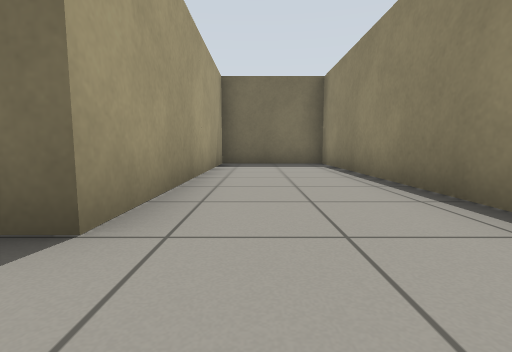
[1] (above)

18 first-person views from a walk through a world built for the Gazebo simulator. The camera is 0.5 m above the floor, tilts 6° down and sees 85° across. The floor is counted in squares, 1 m on a side. Each view is taken from the middle of a square. On the plan, view 1 faces up. The plan holds only what a view shows up to about 9 squares ahead; the rest is blank.

[2]
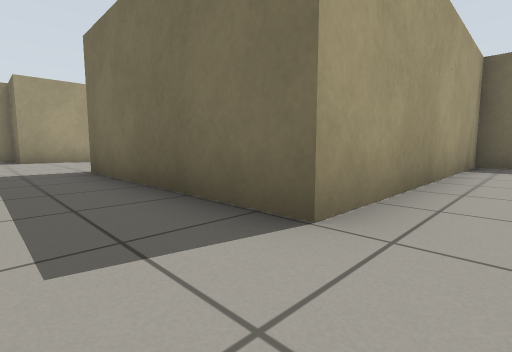

[3]
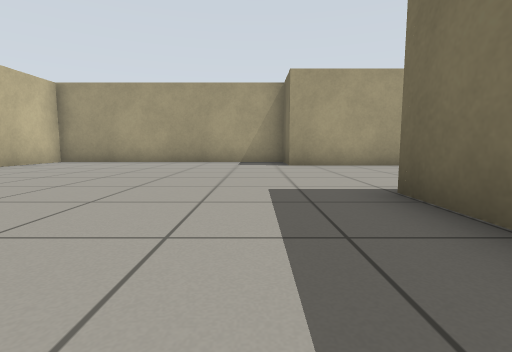

[4]
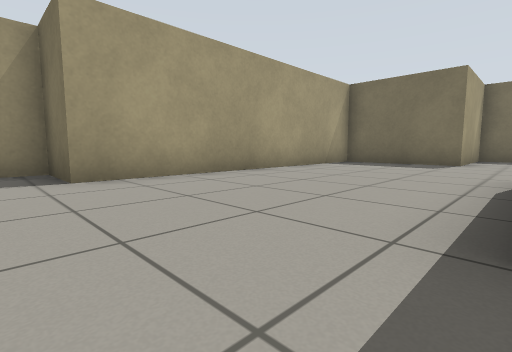

[5]
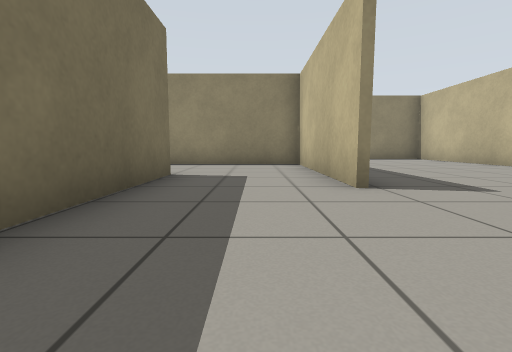

[6]
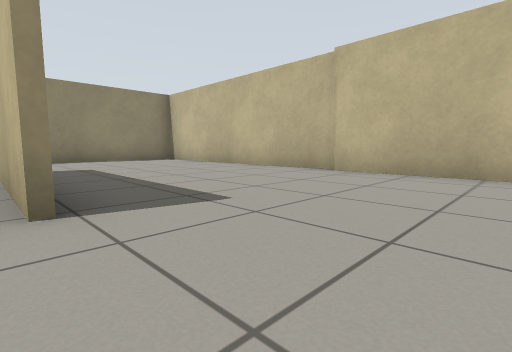

[7]
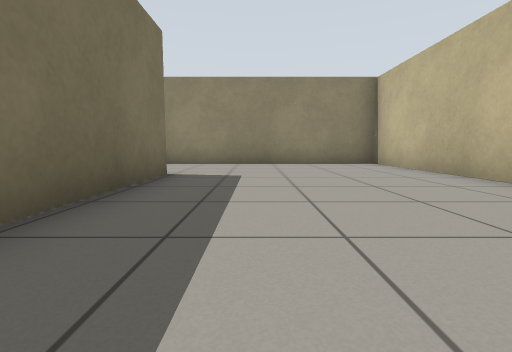

[8]
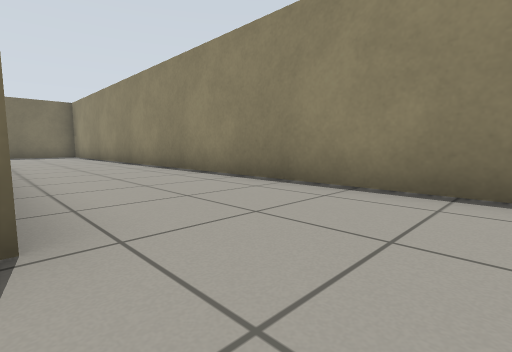

[9]
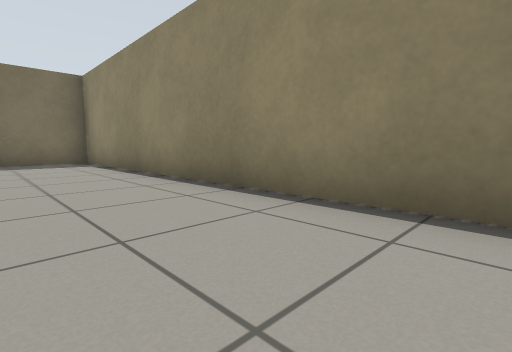

[10]
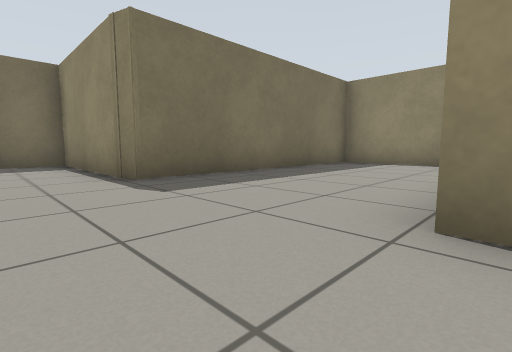

[11]
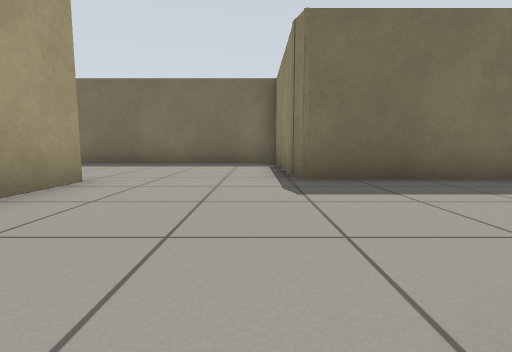

[12]
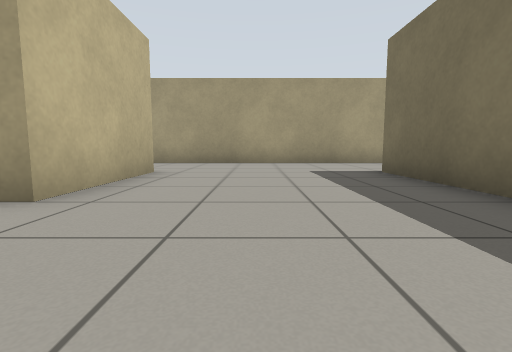

[13]
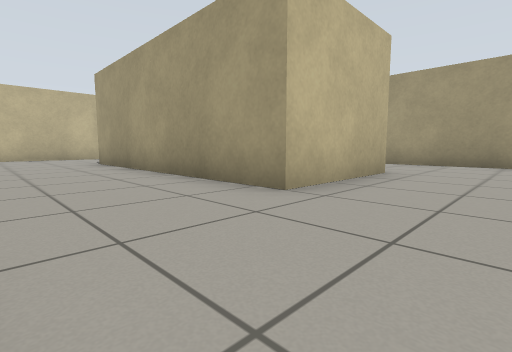

[14]
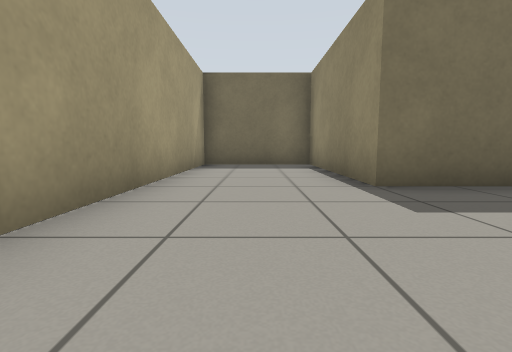

[15]
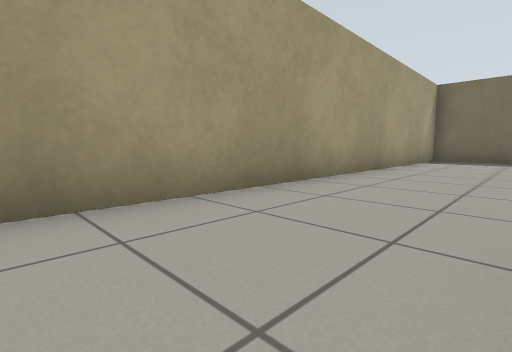

[16]
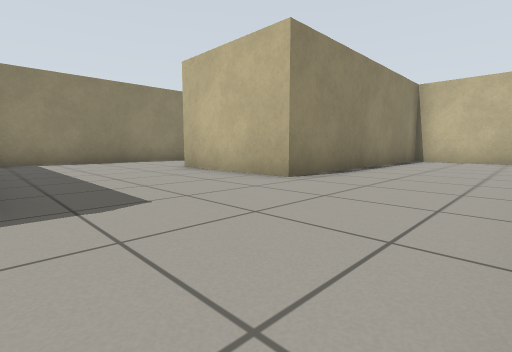

[17]
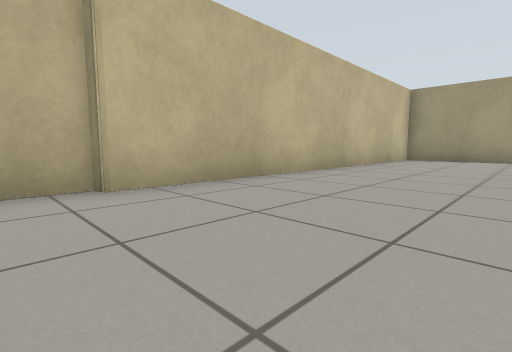

[18]
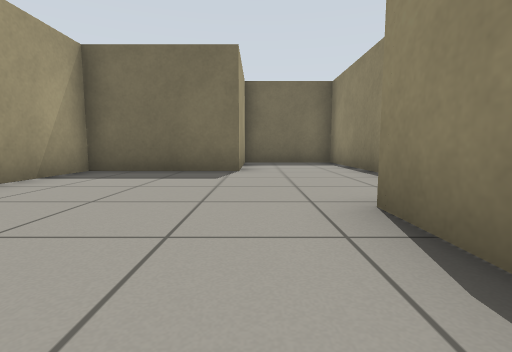

### Floor plan
Ten units are one square. View 1 is at (0, 0); x grows to the right and y downward. Boxes are objects, and circles mark ways between rooms. Rooms are numbered by the first view taken in them; rooms with no view inside come last. Other rooms are left out.
<svg viewBox="-125 -213 183 283">
<path fill="none" stroke="#000" d="M-4 12 20 12 20 -82 -10 -82 -10 -15M-60 -40 -60 -54M-36 -17 -11 -17 -11 -84 21 -84M-10 -15 -60 -15M-46 -82 -46 -118 -73 -118 -73 -87 -104 -87 -104 -9 -120 -9 -120 63 -19 63M-28 12 -4 12M21 14 -13 14M-75 -120 -45 -120 -45 -51M-14 -126 -14 -165 -75 -165 -75 -208 -104 -208 -104 -100M-20 65 53 65 53 -123 -13 -123 -14 -128"/>
<circle cx="-15" cy="-5" r="3" fill="#2a7"/>
<text x="0" y="-40">1</text>
<text x="-40" y="-40">2</text>
</svg>
Room 1 opens to room 2.

Where each view was taken, in squares from view 1:
view 1: 0 up, 0 right, facing up
view 2: 0 up, 0 right, facing up-left
view 3: 0 up, 3 left, facing left
view 4: 0 up, 6 left, facing up-left
view 5: 0 up, 6 left, facing right
view 6: 1 down, 5 left, facing down-right
view 7: 3 down, 3 left, facing right
view 8: 3 down, 2 right, facing up-right
view 9: 3 up, 3 right, facing up-right
view 10: 8 up, 3 left, facing up-right
view 11: 8 up, 2 left, facing up
view 12: 14 up, 2 left, facing left
view 13: 14 up, 2 left, facing down-left
view 14: 13 up, 9 left, facing up
view 15: 10 up, 8 left, facing up-left
view 16: 12 up, 4 left, facing down-right
view 17: 3 down, 1 left, facing down-left
view 18: 3 up, 7 left, facing up
